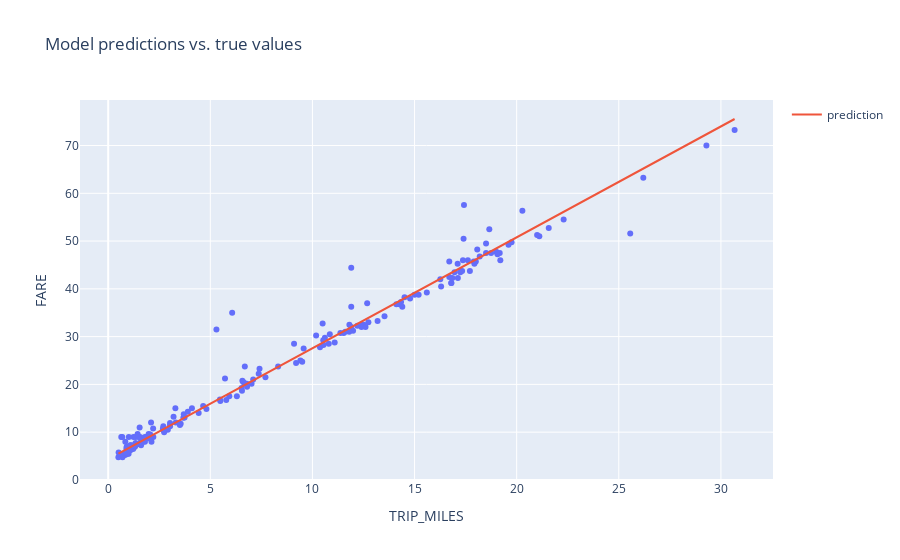

The notebook cell saved with this chart:
### Code cell
#@title Code - Experiment 1

# The following variables are the hyperparameters.
settings_2 = ml_edu.experiment.ExperimentSettings(
    learning_rate = 0.001,
    number_epochs = 20,
    batch_size = 50,
    input_features = ['TRIP_MILES']
)

metrics = [keras.metrics.RootMeanSquaredError(name='rmse')]

model_2 = create_model(settings_2, metrics)

experiment_2 = train_model('one_feature', model_2, training_df, 'FARE', settings_2)

ml_edu.results.plot_experiment_metrics(experiment_2, ['rmse'])
ml_edu.results.plot_model_predictions(experiment_2, training_df, 'FARE')

### Figure 1 — Plotly figure (JSON) as saved in the notebook; plotly's stock layout.template omitted (floating-point values rounded to 4 significant figures; data arrays with more than 128 entries replaced by an {"elided": "..."} marker saying what was removed)
{"data": [{"hovertemplate": "TRIP_MILES=%{x}<br>FARE=%{y}<extra></extra>", "legendgroup": "", "marker": {"color": "#636efa", "symbol": "circle"}, "mode": "markers", "name": "", "orientation": "v", "showlegend": false, "type": "scatter", "x": {"elided": "200 float values"}, "xaxis": "x", "y": {"elided": "200 float values"}, "yaxis": "y"}, {"mode": "lines", "name": "prediction", "type": "scatter", "x": {"elided": "200 float values"}, "y": {"elided": "200 float values"}}], "layout": {"legend": {"tracegroupgap": 0}, "title": {"text": "Model predictions vs. true values"}, "xaxis": {"anchor": "y", "domain": [0, 1], "title": {"text": "TRIP_MILES"}}, "yaxis": {"anchor": "x", "domain": [0, 1], "title": {"text": "FARE"}}}}
